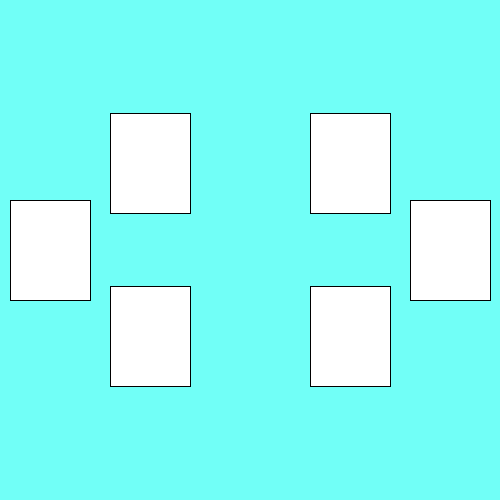
Frame 1 (no input)
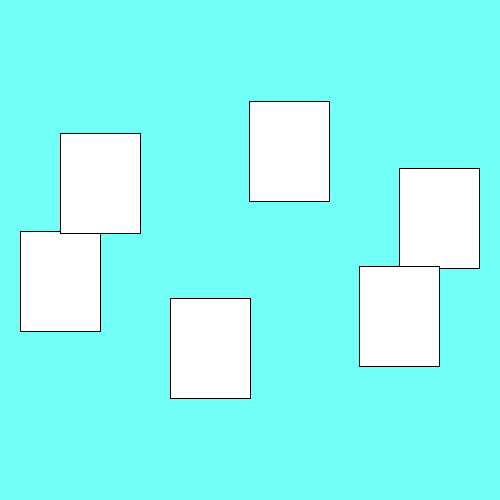
Frame 60 (the mouse pressed at the canvas centre just before this capture)
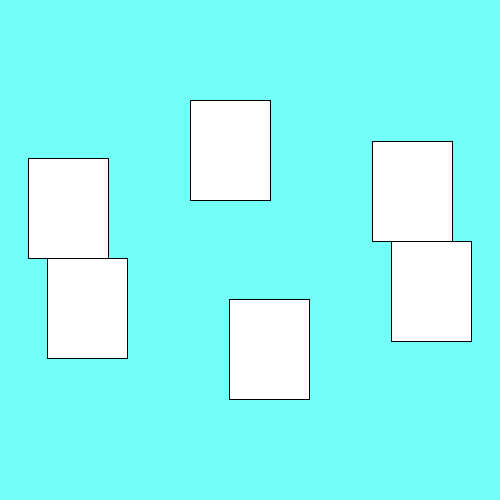
Frame 120 (the mouse held since frame 60 and released just before this capture)

The Processing sketch that drew these frames (run headless with seeded random() and noise(); from frame 60 on, the mouse is pressed at the canvas centre):

// Processing sketch: week12_1
// ── week12_1.pde
//week12-1好玩的程式設計 三角函數(卡牌旋轉、地鼠冒出來、有什麽用)
void setup(){
  size(500,500);//視窗大小
}
float a = 0;//angle角度
void draw(){//畫圖(每秒60張)
  //Part 1 先畫出小圈圈在繞大圈圈 了解cos(a) sin(a)
  //float x = 250 + cos(a)*200, y = 250 + sin(a)*200;
  //ellipse(x, y, 10, 10);//把x坐標 cos(a) y坐標 sin(a)
  
  //Part 2 用for迴圈 畫出6個小圈圈在繞
  background(#71FFF7);
  for (int i = 0;i<6;i++){
    //float x = 250 + cos(a+i*PI/3)*200, y = 250 + sin(a+i*PI/3)*200;
    //ellipse(x, y, 10, 10);
    //Part 3 把小圈圈改成長方形
    float x = 250 + cos(a+i*PI/3)*200, y = 250 + sin(a+i*PI/3)*100;
    rect(x-40, y-50, 80, 100);//改成長方形, 而且往左上移一半, 才不會歪掉
  }
  a += 0.03;//angle慢慢增加
}
